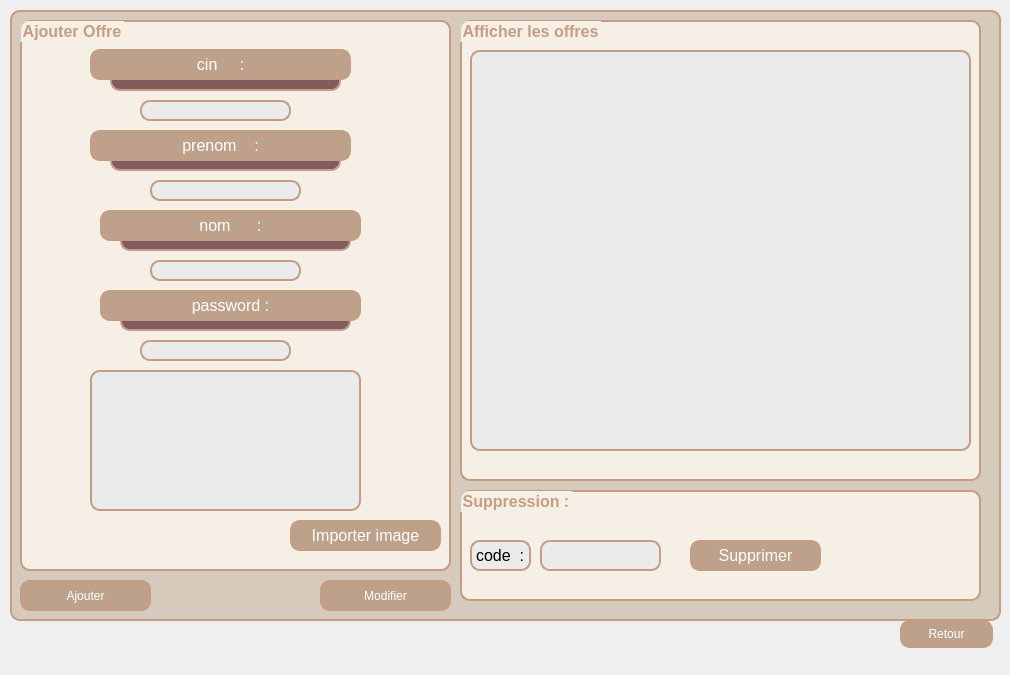
    <widget class="QWidget" name="tab_2">
     <attribute name="title">
      <string>perso</string>
     </attribute>
     <widget class="QLabel" name="label_5">
      <property name="geometry">
       <rect>
        <x>10</x>
        <y>10</y>
        <width>991</width>
        <height>611</height>
       </rect>
      </property>
      <property name="styleSheet">
       <string notr="true">front-size:16px;
border:2px solid rgb(14,189,175);
border-radius:10px;
background-color:rgb(86,86,86);
color:black;
background:#D5CABC;
border:2px solid #C49D83;
</string>
      </property>
      <property name="text">
       <string/>
      </property>
      <property name="pixmap">
       <pixmap>../../Downloads/black-gold-marble-texture_125540-835.jpg</pixmap>
      </property>
      <property name="scaledContents">
       <bool>true</bool>
      </property>
     </widget>
     <widget class="QGroupBox" name="groupBox">
      <property name="geometry">
       <rect>
        <x>20</x>
        <y>20</y>
        <width>431</width>
        <height>551</height>
       </rect>
      </property>
      <property name="palette">
       <palette>
        <active>
         <colorrole role="WindowText">
          <brush brushstyle="SolidPattern">
           <color alpha="255">
            <red>196</red>
            <green>157</green>
            <blue>131</blue>
           </color>
          </brush>
         </colorrole>
         <colorrole role="Button">
          <brush brushstyle="SolidPattern">
           <color alpha="255">
            <red>245</red>
            <green>239</green>
            <blue>230</blue>
           </color>
          </brush>
         </colorrole>
         <colorrole role="Text">
          <brush brushstyle="SolidPattern">
           <color alpha="255">
            <red>196</red>
            <green>157</green>
            <blue>131</blue>
           </color>
          </brush>
         </colorrole>
         <colorrole role="ButtonText">
          <brush brushstyle="SolidPattern">
           <color alpha="255">
            <red>196</red>
            <green>157</green>
            <blue>131</blue>
           </color>
          </brush>
         </colorrole>
         <colorrole role="Base">
          <brush brushstyle="SolidPattern">
           <color alpha="255">
            <red>245</red>
            <green>239</green>
            <blue>230</blue>
           </color>
          </brush>
         </colorrole>
         <colorrole role="Window">
          <brush brushstyle="SolidPattern">
           <color alpha="255">
            <red>245</red>
            <green>239</green>
            <blue>230</blue>
           </color>
          </brush>
         </colorrole>
         <colorrole role="PlaceholderText">
          <brush brushstyle="NoBrush">
           <color alpha="128">
            <red>196</red>
            <green>157</green>
            <blue>131</blue>
           </color>
          </brush>
         </colorrole>
        </active>
        <inactive>
         <colorrole role="WindowText">
          <brush brushstyle="SolidPattern">
           <color alpha="255">
            <red>196</red>
            <green>157</green>
            <blue>131</blue>
           </color>
          </brush>
         </colorrole>
         <colorrole role="Button">
          <brush brushstyle="SolidPattern">
           <color alpha="255">
            <red>245</red>
            <green>239</green>
            <blue>230</blue>
           </color>
          </brush>
         </colorrole>
         <colorrole role="Text">
          <brush brushstyle="SolidPattern">
           <color alpha="255">
            <red>196</red>
            <green>157</green>
            <blue>131</blue>
           </color>
          </brush>
         </colorrole>
         <colorrole role="ButtonText">
          <brush brushstyle="SolidPattern">
           <color alpha="255">
            <red>196</red>
            <green>157</green>
            <blue>131</blue>
           </color>
          </brush>
         </colorrole>
         <colorrole role="Base">
          <brush brushstyle="SolidPattern">
           <color alpha="255">
            <red>245</red>
            <green>239</green>
            <blue>230</blue>
           </color>
          </brush>
         </colorrole>
         <colorrole role="Window">
          <brush brushstyle="SolidPattern">
           <color alpha="255">
            <red>245</red>
            <green>239</green>
            <blue>230</blue>
           </color>
          </brush>
         </colorrole>
         <colorrole role="PlaceholderText">
          <brush brushstyle="NoBrush">
           <color alpha="128">
            <red>196</red>
            <green>157</green>
            <blue>131</blue>
           </color>
          </brush>
         </colorrole>
        </inactive>
        <disabled>
         <colorrole role="WindowText">
          <brush brushstyle="SolidPattern">
           <color alpha="255">
            <red>196</red>
            <green>157</green>
            <blue>131</blue>
           </color>
          </brush>
         </colorrole>
         <colorrole role="Button">
          <brush brushstyle="SolidPattern">
           <color alpha="255">
            <red>245</red>
            <green>239</green>
            <blue>230</blue>
           </color>
          </brush>
         </colorrole>
         <colorrole role="Text">
          <brush brushstyle="SolidPattern">
           <color alpha="255">
            <red>196</red>
            <green>157</green>
            <blue>131</blue>
           </color>
          </brush>
         </colorrole>
         <colorrole role="ButtonText">
          <brush brushstyle="SolidPattern">
           <color alpha="255">
            <red>196</red>
            <green>157</green>
            <blue>131</blue>
           </color>
          </brush>
         </colorrole>
         <colorrole role="Base">
          <brush brushstyle="SolidPattern">
           <color alpha="255">
            <red>245</red>
            <green>239</green>
            <blue>230</blue>
           </color>
          </brush>
         </colorrole>
         <colorrole role="Window">
          <brush brushstyle="SolidPattern">
           <color alpha="255">
            <red>245</red>
            <green>239</green>
            <blue>230</blue>
           </color>
          </brush>
         </colorrole>
         <colorrole role="PlaceholderText">
          <brush brushstyle="NoBrush">
           <color alpha="128">
            <red>196</red>
            <green>157</green>
            <blue>131</blue>
           </color>
          </brush>
         </colorrole>
        </disabled>
       </palette>
      </property>
      <property name="font">
       <font>
        <pointsize>-1</pointsize>
        <weight>75</weight>
        <bold>true</bold>
       </font>
      </property>
      <property name="styleSheet">
       <string notr="true">text-align: center;
border-radius:10px;
font-size:16px;
border:2px solid #C49D83;
background:#F5EFE6;
color : #C49D83 ;</string>
      </property>
      <property name="title">
       <string>Ajouter Offre</string>
      </property>
      <widget class="QLabel" name="label_8">
       <property name="geometry">
        <rect>
         <x>70</x>
         <y>110</y>
         <width>261</width>
         <height>31</height>
        </rect>
       </property>
       <property name="font">
        <font>
         <pointsize>-1</pointsize>
        </font>
       </property>
       <property name="styleSheet">
        <string notr="true">front-size:16px;
border:2px solid rgb(14,189,175);
border-radius:10px;
background-color:rgb(86,86,86);
color:#fff;

border:2px solid #C49D83;
background-color:#BDA18A;
</string>
       </property>
       <property name="text">
        <string>prenom    :</string>
       </property>
       <property name="alignment">
        <set>Qt::AlignCenter</set>
       </property>
      </widget>
      <widget class="QLineEdit" name="le_nom">
       <property name="geometry">
        <rect>
         <x>130</x>
         <y>240</y>
         <width>151</width>
         <height>21</height>
        </rect>
       </property>
       <property name="styleSheet">
        <string notr="true">front-size:16px;
border-radius:10px;
color:BLACK;
border:2px solid #C49D83;
background-color:rgb(235, 235, 235);
</string>
       </property>
      </widget>
      <widget class="QLineEdit" name="le_prenom">
       <property name="geometry">
        <rect>
         <x>130</x>
         <y>160</y>
         <width>151</width>
         <height>21</height>
        </rect>
       </property>
       <property name="styleSheet">
        <string notr="true">front-size:16px;
border:2px solid rgb(14,189,175);
border-radius:10px;
background-color:rgb(86,86,86);
color/BLACK;

border:2px solid #C49D83;
background-color:rgb(235, 235, 235);
</string>
       </property>
      </widget>
      <widget class="QLabel" name="label_7">
       <property name="geometry">
        <rect>
         <x>70</x>
         <y>29</y>
         <width>261</width>
         <height>31</height>
        </rect>
       </property>
       <property name="font">
        <font>
         <pointsize>-1</pointsize>
        </font>
       </property>
       <property name="styleSheet">
        <string notr="true">front-size:16px;
border:2px solid rgb(14,189,175);
border-radius:10px;
background-color:rgb(86,86,86);
color:#fff;

border:2px solid #C49D83;
background-color:#BDA18A;
</string>
       </property>
       <property name="text">
        <string>cin     :</string>
       </property>
       <property name="alignment">
        <set>Qt::AlignCenter</set>
       </property>
      </widget>
      <widget class="QLabel" name="label_12">
       <property name="geometry">
        <rect>
         <x>80</x>
         <y>190</y>
         <width>261</width>
         <height>31</height>
        </rect>
       </property>
       <property name="font">
        <font>
         <pointsize>-1</pointsize>
        </font>
       </property>
       <property name="styleSheet">
        <string notr="true">front-size:16px;
border:2px solid rgb(14,189,175);
border-radius:10px;
background-color:rgb(86,86,86);
color:#fff;

border:2px solid #C49D83;
background-color:#BDA18A;
</string>
       </property>
       <property name="text">
        <string>nom      :</string>
       </property>
       <property name="alignment">
        <set>Qt::AlignCenter</set>
       </property>
      </widget>
      <widget class="QPushButton" name="pb_image">
       <property name="geometry">
        <rect>
         <x>270</x>
         <y>500</y>
         <width>151</width>
         <height>31</height>
        </rect>
       </property>
       <property name="font">
        <font>
         <pointsize>-1</pointsize>
        </font>
       </property>
       <property name="styleSheet">
        <string notr="true">front-size:16px;
border-radius:10px;
color:#fff;
border:2px solid #C49D83;
background-color:#BDA18A;</string>
       </property>
       <property name="text">
        <string>Importer image</string>
       </property>
      </widget>
      <widget class="QLabel" name="tb_image">
       <property name="geometry">
        <rect>
         <x>70</x>
         <y>350</y>
         <width>271</width>
         <height>141</height>
        </rect>
       </property>
       <property name="styleSheet">
        <string notr="true">front-size:16px;
border:2px solid rgb(14,189,175);
border-radius:10px;
background-color:rgb(86,86,86);
color:#fff;
border:2px solid #C49D83;
background-color:rgb(235, 235, 235);
</string>
       </property>
       <property name="text">
        <string/>
       </property>
       <property name="scaledContents">
        <bool>true</bool>
       </property>
      </widget>
      <widget class="QLabel" name="label_19">
       <property name="geometry">
        <rect>
         <x>90</x>
         <y>40</y>
         <width>231</width>
         <height>31</height>
        </rect>
       </property>
       <property name="styleSheet">
        <string notr="true">background : rgb(131, 91, 92) ; </string>
       </property>
       <property name="text">
        <string/>
       </property>
       <property name="pixmap">
        <pixmap>../../Downloads/1000_F_299880076_yQuSLoURK5zcMBQJwiCRpa25sfnuJ4Z8_preview_rev_1.png</pixmap>
       </property>
       <property name="scaledContents">
        <bool>true</bool>
       </property>
      </widget>
      <widget class="QLabel" name="label_20">
       <property name="geometry">
        <rect>
         <x>90</x>
         <y>120</y>
         <width>231</width>
         <height>31</height>
        </rect>
       </property>
       <property name="styleSheet">
        <string notr="true">background : rgb(131, 91, 92) ; </string>
       </property>
       <property name="text">
        <string/>
       </property>
       <property name="pixmap">
        <pixmap>../../Downloads/1000_F_299880076_yQuSLoURK5zcMBQJwiCRpa25sfnuJ4Z8_preview_rev_1.png</pixmap>
       </property>
       <property name="scaledContents">
        <bool>true</bool>
       </property>
      </widget>
      <widget class="QLabel" name="label_22">
       <property name="geometry">
        <rect>
         <x>100</x>
         <y>200</y>
         <width>231</width>
         <height>31</height>
        </rect>
       </property>
       <property name="styleSheet">
        <string notr="true">background : rgb(131, 91, 92) ; </string>
       </property>
       <property name="text">
        <string/>
       </property>
       <property name="pixmap">
        <pixmap>../../Downloads/1000_F_299880076_yQuSLoURK5zcMBQJwiCRpa25sfnuJ4Z8_preview_rev_1.png</pixmap>
       </property>
       <property name="scaledContents">
        <bool>true</bool>
       </property>
      </widget>
      <widget class="QLabel" name="label_21">
       <property name="geometry">
        <rect>
         <x>100</x>
         <y>280</y>
         <width>231</width>
         <height>31</height>
        </rect>
       </property>
       <property name="styleSheet">
        <string notr="true">background : rgb(131, 91, 92) ; </string>
       </property>
       <property name="text">
        <string/>
       </property>
       <property name="pixmap">
        <pixmap>../../Downloads/1000_F_299880076_yQuSLoURK5zcMBQJwiCRpa25sfnuJ4Z8_preview_rev_1.png</pixmap>
       </property>
       <property name="scaledContents">
        <bool>true</bool>
       </property>
      </widget>
      <widget class="QLabel" name="label_9">
       <property name="geometry">
        <rect>
         <x>80</x>
         <y>270</y>
         <width>261</width>
         <height>31</height>
        </rect>
       </property>
       <property name="font">
        <font>
         <pointsize>-1</pointsize>
        </font>
       </property>
       <property name="styleSheet">
        <string notr="true">front-size:16px;
border:2px solid rgb(14,189,175);
border-radius:10px;
background-color:rgb(86,86,86);
color:#fff;

border:2px solid #C49D83;
background-color:#BDA18A;
</string>
       </property>
       <property name="text">
        <string>password :</string>
       </property>
       <property name="alignment">
        <set>Qt::AlignCenter</set>
       </property>
      </widget>
      <widget class="QLineEdit" name="le_password">
       <property name="geometry">
        <rect>
         <x>120</x>
         <y>320</y>
         <width>151</width>
         <height>21</height>
        </rect>
       </property>
       <property name="styleSheet">
        <string notr="true">front-size:16px;
border:2px solid rgb(14,189,175);
border-radius:10px;
background-color:rgb(86,86,86);
color:BLACK;

border:2px solid #C49D83;
background-color:rgb(235, 235, 235);
</string>
       </property>
      </widget>
      <widget class="QLineEdit" name="le_cin">
       <property name="geometry">
        <rect>
         <x>120</x>
         <y>80</y>
         <width>151</width>
         <height>21</height>
        </rect>
       </property>
       <property name="styleSheet">
        <string notr="true">front-size:16px;
border:2px solid rgb(14,189,175);
border-radius:10px;
background-color:rgb(86,86,86);
color:BLACK;

border:2px solid #C49D83;
background-color:rgb(235, 235, 235);
</string>
       </property>
      </widget>
      <zorder>le_nom</zorder>
      <zorder>le_prenom</zorder>
      <zorder>pb_image</zorder>
      <zorder>tb_image</zorder>
      <zorder>label_19</zorder>
      <zorder>label_7</zorder>
      <zorder>label_20</zorder>
      <zorder>label_8</zorder>
      <zorder>label_22</zorder>
      <zorder>label_12</zorder>
      <zorder>label_21</zorder>
      <zorder>label_9</zorder>
      <zorder>le_password</zorder>
      <zorder>le_cin</zorder>
     </widget>
     <widget class="QGroupBox" name="groupBox_7">
      <property name="geometry">
       <rect>
        <x>460</x>
        <y>20</y>
        <width>521</width>
        <height>461</height>
       </rect>
      </property>
      <property name="palette">
       <palette>
        <active>
         <colorrole role="WindowText">
          <brush brushstyle="SolidPattern">
           <color alpha="255">
            <red>196</red>
            <green>157</green>
            <blue>131</blue>
           </color>
          </brush>
         </colorrole>
         <colorrole role="Button">
          <brush brushstyle="SolidPattern">
           <color alpha="255">
            <red>245</red>
            <green>239</green>
            <blue>230</blue>
           </color>
          </brush>
         </colorrole>
         <colorrole role="Text">
          <brush brushstyle="SolidPattern">
           <color alpha="255">
            <red>196</red>
            <green>157</green>
            <blue>131</blue>
           </color>
          </brush>
         </colorrole>
         <colorrole role="ButtonText">
          <brush brushstyle="SolidPattern">
           <color alpha="255">
            <red>196</red>
            <green>157</green>
            <blue>131</blue>
           </color>
          </brush>
         </colorrole>
         <colorrole role="Base">
          <brush brushstyle="SolidPattern">
           <color alpha="255">
            <red>245</red>
            <green>239</green>
            <blue>230</blue>
           </color>
          </brush>
         </colorrole>
         <colorrole role="Window">
          <brush brushstyle="SolidPattern">
           <color alpha="255">
            <red>245</red>
            <green>239</green>
            <blue>230</blue>
           </color>
          </brush>
         </colorrole>
         <colorrole role="PlaceholderText">
          <brush brushstyle="NoBrush">
           <color alpha="128">
            <red>196</red>
            <green>157</green>
            <blue>131</blue>
           </color>
          </brush>
         </colorrole>
        </active>
        <inactive>
         <colorrole role="WindowText">
          <brush brushstyle="SolidPattern">
           <color alpha="255">
            <red>196</red>
            <green>157</green>
            <blue>131</blue>
           </color>
          </brush>
         </colorrole>
         <colorrole role="Button">
          <brush brushstyle="SolidPattern">
           <color alpha="255">
            <red>245</red>
            <green>239</green>
            <blue>230</blue>
           </color>
          </brush>
         </colorrole>
         <colorrole role="Text">
          <brush brushstyle="SolidPattern">
           <color alpha="255">
            <red>196</red>
            <green>157</green>
            <blue>131</blue>
           </color>
          </brush>
         </colorrole>
         <colorrole role="ButtonText">
          <brush brushstyle="SolidPattern">
           <color alpha="255">
            <red>196</red>
            <green>157</green>
            <blue>131</blue>
           </color>
          </brush>
         </colorrole>
         <colorrole role="Base">
          <brush brushstyle="SolidPattern">
           <color alpha="255">
            <red>245</red>
            <green>239</green>
            <blue>230</blue>
           </color>
          </brush>
         </colorrole>
         <colorrole role="Window">
          <brush brushstyle="SolidPattern">
           <color alpha="255">
            <red>245</red>
            <green>239</green>
            <blue>230</blue>
           </color>
          </brush>
         </colorrole>
         <colorrole role="PlaceholderText">
          <brush brushstyle="NoBrush">
           <color alpha="128">
            <red>196</red>
            <green>157</green>
            <blue>131</blue>
           </color>
          </brush>
         </colorrole>
        </inactive>
        <disabled>
         <colorrole role="WindowText">
          <brush brushstyle="SolidPattern">
           <color alpha="255">
            <red>196</red>
            <green>157</green>
            <blue>131</blue>
           </color>
          </brush>
         </colorrole>
         <colorrole role="Button">
          <brush brushstyle="SolidPattern">
           <color alpha="255">
            <red>245</red>
            <green>239</green>
            <blue>230</blue>
           </color>
          </brush>
         </colorrole>
         <colorrole role="Text">
          <brush brushstyle="SolidPattern">
           <color alpha="255">
            <red>196</red>
            <green>157</green>
            <blue>131</blue>
           </color>
          </brush>
         </colorrole>
         <colorrole role="ButtonText">
          <brush brushstyle="SolidPattern">
           <color alpha="255">
            <red>196</red>
            <green>157</green>
            <blue>131</blue>
           </color>
          </brush>
         </colorrole>
         <colorrole role="Base">
          <brush brushstyle="SolidPattern">
           <color alpha="255">
            <red>245</red>
            <green>239</green>
            <blue>230</blue>
           </color>
          </brush>
         </colorrole>
         <colorrole role="Window">
          <brush brushstyle="SolidPattern">
           <color alpha="255">
            <red>245</red>
            <green>239</green>
            <blue>230</blue>
           </color>
          </brush>
         </colorrole>
         <colorrole role="PlaceholderText">
          <brush brushstyle="NoBrush">
           <color alpha="128">
            <red>196</red>
            <green>157</green>
            <blue>131</blue>
           </color>
          </brush>
         </colorrole>
        </disabled>
       </palette>
      </property>
      <property name="font">
       <font>
        <pointsize>-1</pointsize>
        <weight>75</weight>
        <bold>true</bold>
       </font>
      </property>
      <property name="styleSheet">
       <string notr="true">border:2px solid #C49D83;
background:#F5EFE6;
text-align: center;
border-radius:10px;
font-size:16px;
color : #C49D83 ;
</string>
      </property>
      <property name="title">
       <string>Afficher les offres</string>
      </property>
      <widget class="QTableView" name="tab_perso">
       <property name="geometry">
        <rect>
         <x>10</x>
         <y>30</y>
         <width>501</width>
         <height>401</height>
        </rect>
       </property>
       <property name="font">
        <font>
         <pointsize>-1</pointsize>
        </font>
       </property>
       <property name="styleSheet">
        <string notr="true">front-size:16px;

border-radius:10px;
background-color:rgb(86,86,86);


border:2px solid #C49D83;
background-color:rgb(235, 235, 235);
</string>
       </property>
      </widget>
     </widget>
     <widget class="QGroupBox" name="groupBox_4">
      <property name="geometry">
       <rect>
        <x>460</x>
        <y>490</y>
        <width>521</width>
        <height>111</height>
       </rect>
      </property>
      <property name="palette">
       <palette>
        <active>
         <colorrole role="WindowText">
          <brush brushstyle="SolidPattern">
           <color alpha="255">
            <red>196</red>
            <green>157</green>
            <blue>131</blue>
           </color>
          </brush>
         </colorrole>
         <colorrole role="Button">
          <brush brushstyle="SolidPattern">
           <color alpha="255">
            <red>245</red>
            <green>239</green>
            <blue>230</blue>
           </color>
          </brush>
         </colorrole>
         <colorrole role="Text">
          <brush brushstyle="SolidPattern">
           <color alpha="255">
            <red>196</red>
            <green>157</green>
            <blue>131</blue>
           </color>
          </brush>
         </colorrole>
         <colorrole role="ButtonText">
          <brush brushstyle="SolidPattern">
           <color alpha="255">
            <red>196</red>
            <green>157</green>
            <blue>131</blue>
           </color>
          </brush>
         </colorrole>
         <colorrole role="Base">
          <brush brushstyle="SolidPattern">
           <color alpha="255">
            <red>245</red>
            <green>239</green>
            <blue>230</blue>
           </color>
          </brush>
         </colorrole>
         <colorrole role="Window">
          <brush brushstyle="SolidPattern">
           <color alpha="255">
            <red>245</red>
            <green>239</green>
            <blue>230</blue>
           </color>
          </brush>
         </colorrole>
         <colorrole role="PlaceholderText">
          <brush brushstyle="NoBrush">
           <color alpha="128">
            <red>196</red>
            <green>157</green>
            <blue>131</blue>
           </color>
          </brush>
         </colorrole>
        </active>
        <inactive>
         <colorrole role="WindowText">
          <brush brushstyle="SolidPattern">
           <color alpha="255">
            <red>196</red>
            <green>157</green>
            <blue>131</blue>
           </color>
          </brush>
         </colorrole>
         <colorrole role="Button">
          <brush brushstyle="SolidPattern">
           <color alpha="255">
            <red>245</red>
            <green>239</green>
            <blue>230</blue>
           </color>
          </brush>
         </colorrole>
         <colorrole role="Text">
          <brush brushstyle="SolidPattern">
           <color alpha="255">
            <red>196</red>
            <green>157</green>
            <blue>131</blue>
           </color>
          </brush>
         </colorrole>
         <colorrole role="ButtonText">
          <brush brushstyle="SolidPattern">
           <color alpha="255">
            <red>196</red>
            <green>157</green>
            <blue>131</blue>
           </color>
          </brush>
         </colorrole>
         <colorrole role="Base">
          <brush brushstyle="SolidPattern">
           <color alpha="255">
            <red>245</red>
            <green>239</green>
            <blue>230</blue>
           </color>
          </brush>
         </colorrole>
         <colorrole role="Window">
          <brush brushstyle="SolidPattern">
           <color alpha="255">
            <red>245</red>
            <green>239</green>
            <blue>230</blue>
           </color>
          </brush>
         </colorrole>
         <colorrole role="PlaceholderText">
          <brush brushstyle="NoBrush">
           <color alpha="128">
            <red>196</red>
            <green>157</green>
            <blue>131</blue>
           </color>
          </brush>
         </colorrole>
        </inactive>
        <disabled>
         <colorrole role="WindowText">
          <brush brushstyle="SolidPattern">
           <color alpha="255">
            <red>196</red>
            <green>157</green>
            <blue>131</blue>
           </color>
          </brush>
         </colorrole>
         <colorrole role="Button">
          <brush brushstyle="SolidPattern">
           <color alpha="255">
            <red>245</red>
            <green>239</green>
            <blue>230</blue>
           </color>
          </brush>
         </colorrole>
         <colorrole role="Text">
          <brush brushstyle="SolidPattern">
           <color alpha="255">
            <red>196</red>
            <green>157</green>
            <blue>131</blue>
           </color>
          </brush>
         </colorrole>
         <colorrole role="ButtonText">
          <brush brushstyle="SolidPattern">
           <color alpha="255">
            <red>196</red>
            <green>157</green>
            <blue>131</blue>
           </color>
          </brush>
         </colorrole>
         <colorrole role="Base">
          <brush brushstyle="SolidPattern">
           <color alpha="255">
            <red>245</red>
            <green>239</green>
            <blue>230</blue>
           </color>
          </brush>
         </colorrole>
         <colorrole role="Window">
          <brush brushstyle="SolidPattern">
           <color alpha="255">
            <red>245</red>
            <green>239</green>
            <blue>230</blue>
           </color>
          </brush>
         </colorrole>
         <colorrole role="PlaceholderText">
          <brush brushstyle="NoBrush">
           <color alpha="128">
            <red>196</red>
            <green>157</green>
            <blue>131</blue>
           </color>
          </brush>
         </colorrole>
        </disabled>
       </palette>
      </property>
      <property name="font">
       <font>
        <pointsize>-1</pointsize>
        <weight>75</weight>
        <bold>true</bold>
       </font>
      </property>
      <property name="styleSheet">
       <string notr="true">border:2px solid #C49D83;
background:#F5EFE6;
text-align: center;
border-radius:10px;
font-size:16px;
color : #C49D83 ;</string>
      </property>
      <property name="title">
       <string>Suppression :</string>
      </property>
      <widget class="QPushButton" name="pb_supprimer">
       <property name="geometry">
        <rect>
         <x>230</x>
         <y>50</y>
         <width>131</width>
         <height>31</height>
        </rect>
       </property>
       <property name="font">
        <font>
         <pointsize>-1</pointsize>
        </font>
       </property>
       <property name="styleSheet">
        <string notr="true">front-size:16px;
border:2px solid rgb(14,189,175);
border-radius:10px;
background-color:rgb(20,196,96);
color:#fff;
border:2px solid #C49D83;
background-color:#BDA18A;</string>
       </property>
       <property name="text">
        <string>Supprimer</string>
       </property>
      </widget>
      <widget class="QLineEdit" name="le_nom_supp">
       <property name="geometry">
        <rect>
         <x>80</x>
         <y>50</y>
         <width>121</width>
         <height>31</height>
        </rect>
       </property>
       <property name="styleSheet">
        <string notr="true">front-size:16px;
border:2px solid rgb(14,189,175);
border-radius:10px;
background-color:rgb(86,86,86);
color:BLACK;
border:2px solid #C49D83;
background-color:rgb(235, 235, 235);
</string>
       </property>
      </widget>
      <widget class="QLabel" name="label_11">
       <property name="geometry">
        <rect>
         <x>10</x>
         <y>50</y>
         <width>61</width>
         <height>31</height>
        </rect>
       </property>
       <property name="font">
        <font>
         <pointsize>-1</pointsize>
        </font>
       </property>
       <property name="styleSheet">
        <string notr="true">front-size:16px;
border:2px solid rgb(14,189,175);
border-radius:10px;
background-color:rgb(86,86,86);
color:BLACK;
border:2px solid #C49D83;
background-color:rgb(235, 235, 235);
</string>
       </property>
       <property name="text">
        <string>code  :</string>
       </property>
      </widget>
     </widget>
     <widget class="QPushButton" name="pushButton_4">
      <property name="geometry">
       <rect>
        <x>900</x>
        <y>620</y>
        <width>93</width>
        <height>28</height>
       </rect>
      </property>
      <property name="styleSheet">
       <string notr="true">front-size:16px;
border:2px solid rgb(14,189,175);
border-radius:10px;
background-color:rgb(86,86,86);
color:#fff;
border:2px solid #C49D83;
background-color:#BDA18A;</string>
      </property>
      <property name="text">
       <string>Retour</string>
      </property>
     </widget>
     <widget class="QLabel" name="label_image">
      <property name="geometry">
       <rect>
        <x>930</x>
        <y>650</y>
        <width>56</width>
        <height>16</height>
       </rect>
      </property>
      <property name="text">
       <string/>
      </property>
     </widget>
     <widget class="QPushButton" name="pb_ajouter">
      <property name="geometry">
       <rect>
        <x>20</x>
        <y>580</y>
        <width>131</width>
        <height>31</height>
       </rect>
      </property>
      <property name="font">
       <font/>
      </property>
      <property name="styleSheet">
       <string notr="true">front-size:16px;
border:2px solid rgb(14,189,175);
border-radius:10px;
background-color:rgb(20,196,96);
color:#fff;
border:2px solid #C49D83;
background-color:#BDA18A;</string>
      </property>
      <property name="text">
       <string>Ajouter</string>
      </property>
     </widget>
     <widget class="QPushButton" name="pb_modifier">
      <property name="geometry">
       <rect>
        <x>320</x>
        <y>580</y>
        <width>131</width>
        <height>31</height>
       </rect>
      </property>
      <property name="font">
       <font/>
      </property>
      <property name="styleSheet">
       <string notr="true">front-size:16px;
border:2px solid rgb(14,189,175);
border-radius:10px;
background-color:rgb(20,196,96);
color:#fff;
border:2px solid #C49D83;
background-color:#BDA18A;</string>
      </property>
      <property name="text">
       <string>Modifier</string>
      </property>
     </widget>
    </widget>
